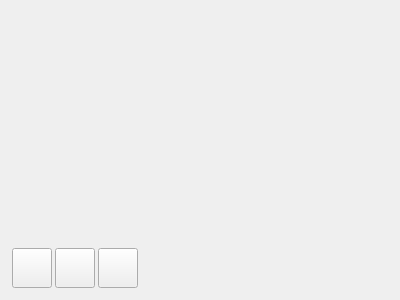
<?xml version="1.0" encoding="UTF-8"?>
<ui version="4.0">
 <class>MainWindow</class>
 <widget class="QMainWindow" name="MainWindow">
  <property name="geometry">
   <rect>
    <x>0</x>
    <y>0</y>
    <width>400</width>
    <height>300</height>
   </rect>
  </property>
  <property name="minimumSize">
   <size>
    <width>400</width>
    <height>300</height>
   </size>
  </property>
  <property name="windowTitle">
   <string>Qwt Library Test</string>
  </property>
  <widget class="QWidget" name="centralwidget">
   <layout class="QVBoxLayout" name="verticalLayout">
    <property name="spacing">
     <number>3</number>
    </property>
    <property name="sizeConstraint">
     <enum>QLayout::SetMinimumSize</enum>
    </property>
    <property name="leftMargin">
     <number>6</number>
    </property>
    <property name="topMargin">
     <number>6</number>
    </property>
    <property name="rightMargin">
     <number>6</number>
    </property>
    <property name="bottomMargin">
     <number>6</number>
    </property>
    <item>
     <widget class="QWidget" name="top_panel" native="true">
      <property name="sizePolicy">
       <sizepolicy hsizetype="Minimum" vsizetype="Minimum">
        <horstretch>0</horstretch>
        <verstretch>0</verstretch>
       </sizepolicy>
      </property>
      <property name="contextMenuPolicy">
       <enum>Qt::NoContextMenu</enum>
      </property>
      <property name="autoFillBackground">
       <bool>false</bool>
      </property>
      <layout class="QVBoxLayout" name="verticalLayout_3">
       <property name="spacing">
        <number>0</number>
       </property>
       <property name="sizeConstraint">
        <enum>QLayout::SetDefaultConstraint</enum>
       </property>
       <property name="leftMargin">
        <number>0</number>
       </property>
       <property name="topMargin">
        <number>0</number>
       </property>
       <property name="rightMargin">
        <number>0</number>
       </property>
       <property name="bottomMargin">
        <number>0</number>
       </property>
      </layout>
     </widget>
    </item>
    <item>
     <widget class="QWidget" name="bottom_panel" native="true">
      <property name="sizePolicy">
       <sizepolicy hsizetype="Preferred" vsizetype="Fixed">
        <horstretch>0</horstretch>
        <verstretch>0</verstretch>
       </sizepolicy>
      </property>
      <layout class="QHBoxLayout" name="horizontalLayout">
       <property name="spacing">
        <number>3</number>
       </property>
       <property name="sizeConstraint">
        <enum>QLayout::SetDefaultConstraint</enum>
       </property>
       <property name="leftMargin">
        <number>6</number>
       </property>
       <property name="topMargin">
        <number>6</number>
       </property>
       <property name="rightMargin">
        <number>6</number>
       </property>
       <property name="bottomMargin">
        <number>6</number>
       </property>
       <item>
        <widget class="QPushButton" name="play_button">
         <property name="sizePolicy">
          <sizepolicy hsizetype="Fixed" vsizetype="Fixed">
           <horstretch>0</horstretch>
           <verstretch>0</verstretch>
          </sizepolicy>
         </property>
         <property name="minimumSize">
          <size>
           <width>40</width>
           <height>40</height>
          </size>
         </property>
         <property name="text">
          <string/>
         </property>
         <property name="icon">
          <iconset resource="res.qrc">
           <normaloff>:/play_icon.png</normaloff>:/play_icon.png</iconset>
         </property>
         <property name="iconSize">
          <size>
           <width>25</width>
           <height>25</height>
          </size>
         </property>
        </widget>
       </item>
       <item>
        <widget class="QPushButton" name="pause_button">
         <property name="minimumSize">
          <size>
           <width>40</width>
           <height>40</height>
          </size>
         </property>
         <property name="text">
          <string/>
         </property>
         <property name="icon">
          <iconset resource="res.qrc">
           <normaloff>:/pause_icon.png</normaloff>:/pause_icon.png</iconset>
         </property>
         <property name="iconSize">
          <size>
           <width>25</width>
           <height>25</height>
          </size>
         </property>
        </widget>
       </item>
       <item>
        <widget class="QPushButton" name="stop_button">
         <property name="minimumSize">
          <size>
           <width>40</width>
           <height>40</height>
          </size>
         </property>
         <property name="text">
          <string/>
         </property>
         <property name="icon">
          <iconset resource="res.qrc">
           <normaloff>:/stop_icon.png</normaloff>:/stop_icon.png</iconset>
         </property>
         <property name="iconSize">
          <size>
           <width>25</width>
           <height>25</height>
          </size>
         </property>
        </widget>
       </item>
       <item>
        <spacer name="bottom_spacer">
         <property name="orientation">
          <enum>Qt::Horizontal</enum>
         </property>
         <property name="sizeHint" stdset="0">
          <size>
           <width>40</width>
           <height>20</height>
          </size>
         </property>
        </spacer>
       </item>
      </layout>
     </widget>
    </item>
   </layout>
  </widget>
 </widget>
 <resources>
  <include location="res.qrc"/>
 </resources>
 <connections>
  <connection>
   <sender>play_button</sender>
   <signal>clicked()</signal>
   <receiver>MainWindow</receiver>
   <slot>play_button_clicked()</slot>
   <hints>
    <hint type="sourcelabel">
     <x>31</x>
     <y>267</y>
    </hint>
    <hint type="destinationlabel">
     <x>199</x>
     <y>149</y>
    </hint>
   </hints>
  </connection>
  <connection>
   <sender>pause_button</sender>
   <signal>clicked()</signal>
   <receiver>MainWindow</receiver>
   <slot>pause_button_clicked()</slot>
   <hints>
    <hint type="sourcelabel">
     <x>74</x>
     <y>267</y>
    </hint>
    <hint type="destinationlabel">
     <x>199</x>
     <y>149</y>
    </hint>
   </hints>
  </connection>
  <connection>
   <sender>stop_button</sender>
   <signal>clicked()</signal>
   <receiver>MainWindow</receiver>
   <slot>stop_button_clicked()</slot>
   <hints>
    <hint type="sourcelabel">
     <x>117</x>
     <y>267</y>
    </hint>
    <hint type="destinationlabel">
     <x>199</x>
     <y>149</y>
    </hint>
   </hints>
  </connection>
 </connections>
 <slots>
  <slot>play_button_clicked()</slot>
  <slot>pause_button_clicked()</slot>
  <slot>stop_button_clicked()</slot>
 </slots>
</ui>
